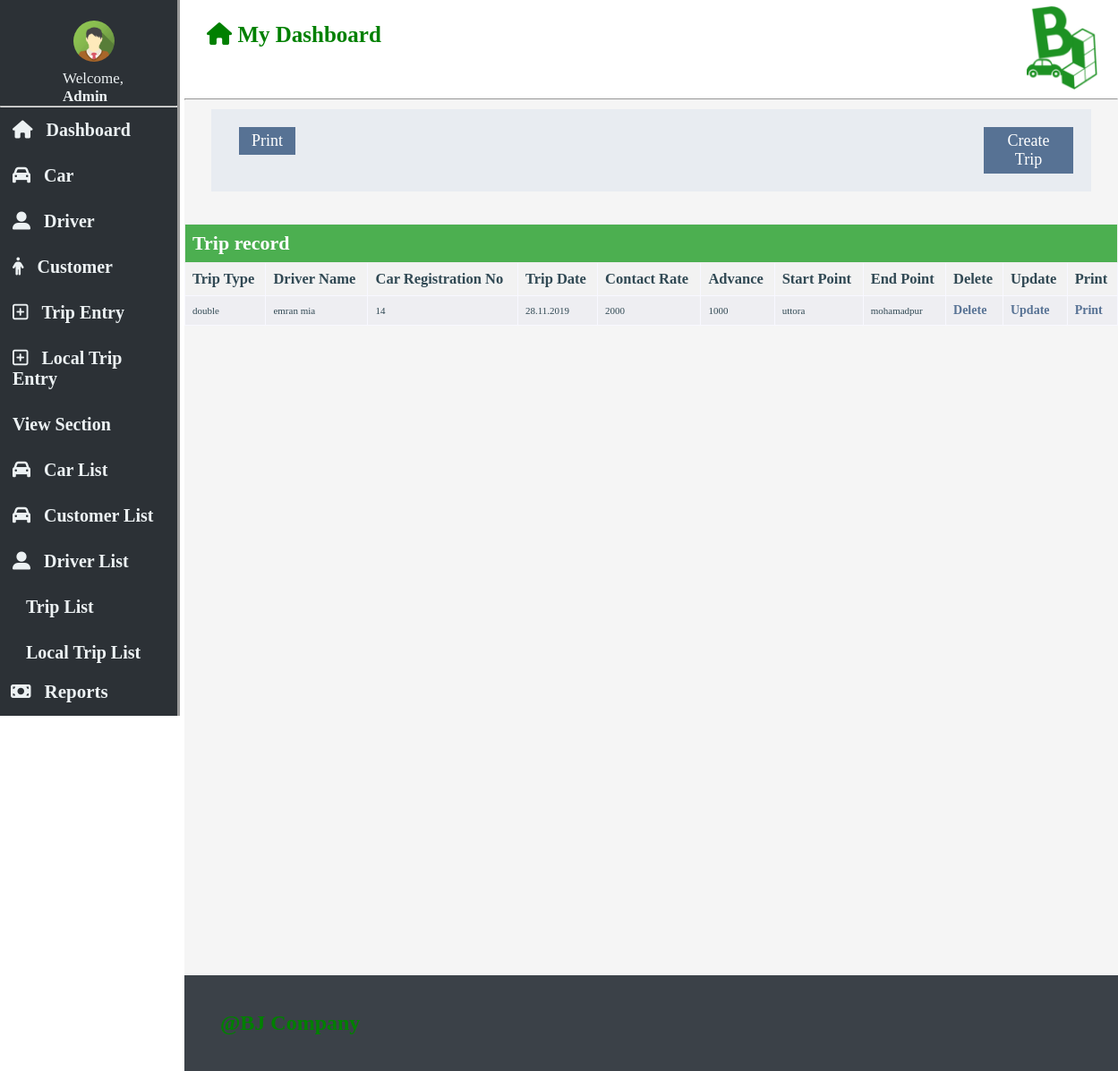
The app's page /Rent-a-car2/Trip_list2.php, older data.
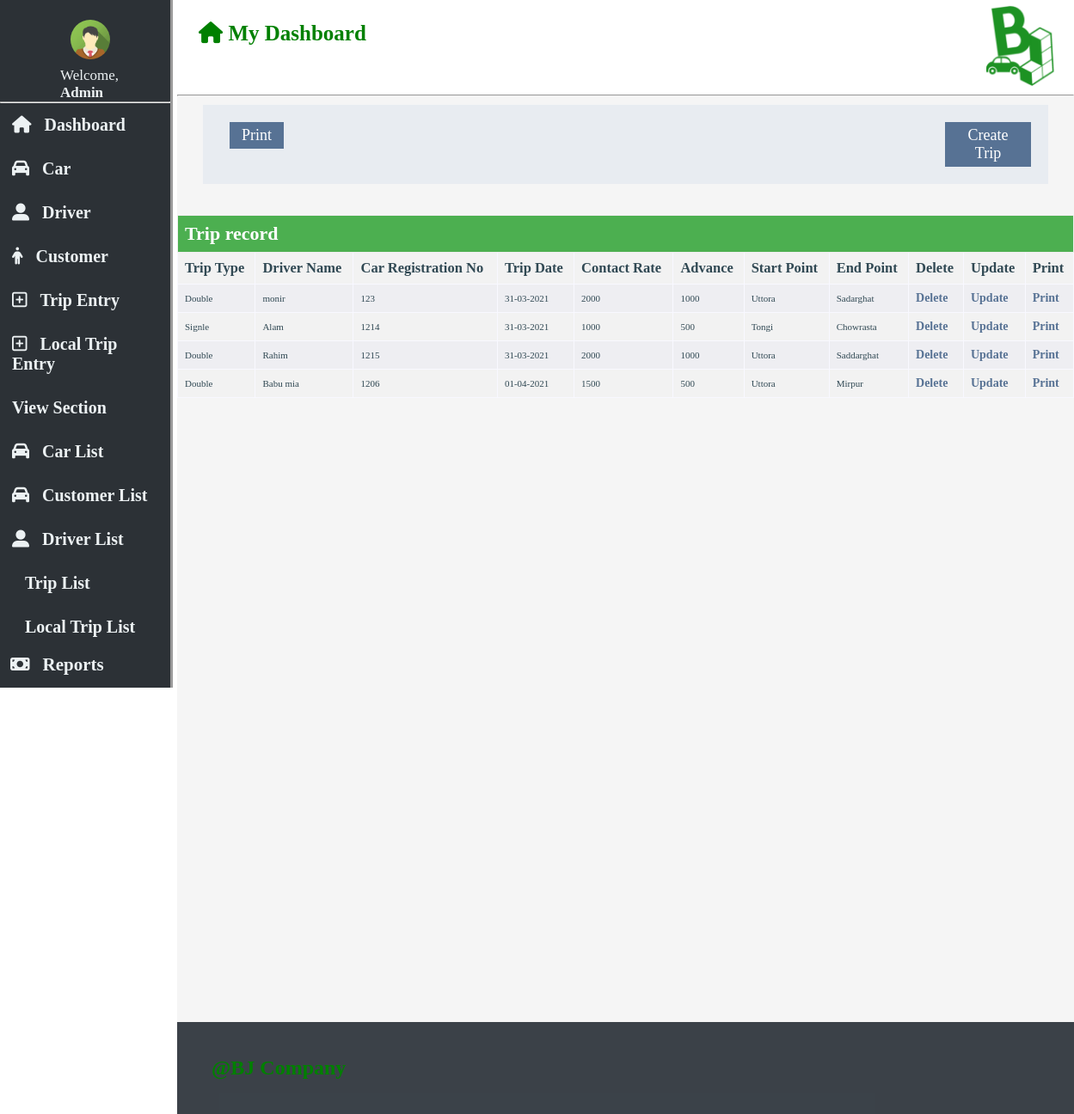
The same page, newer data.
### tables this page shows
CREATE TABLE `tb_trip` (
  `TripType` varchar(30) NOT NULL,
  `DriverName` varchar(20) NOT NULL,
  `Passenger_Name` varchar(300) NOT NULL,
  `CarRegistrationNo` int(30) NOT NULL,
  `TripDate` varchar(30) NOT NULL,
  `ContactRate` int(30) NOT NULL,
  `Advance` int(20) NOT NULL,
  `StartPoint` varchar(20) NOT NULL,
  `EndPoint` varchar(20) NOT NULL
);

### Rent-a-car2/Trip_list2.php (the view, shortened to what this page needs)
<!DOCTYPE html>
<html>
<head>
  <link rel="stylesheet" type="text/css" href="file:///C:/xampp/htdocs/Rent-a-car/fontawesome-free-5.11.2-web/css/all.css">
  <link rel="stylesheet" type="text/css" href="css/car_list.css">
 <link rel="stylesheet" type="text/css" href="css/dashboard.css">
</head>
<body>
<div class="wrapper">
<nav class="" style="z-index:3;width:300px;" id="mySidebar"><br>
  <div class="c1-container">
    <div class="c1-img">
      <img src="img/img_avatar.png" style="border-radius: 50%;width: 46px;">
    </div>
    <div class="c1-text">
      <span>Welcome, <strong>Admin</strong></span><br>
    </div>
  </div>
  <hr>
  <div class="c1-container">
  <a class="bar-block-item" href="Dashboard2.php"><i id="i0" class="fas fa-home"></i>Dashboard</a>
  </div>
  <div class="bar-block">
  <a class="bar-block-item" href="car_add.php">           <i id="i1" class="fas fa-car"></i>Car</a>
  <a class="bar-block-item" href="driver_add2.php">       <i id="i2" class="fas fa-user-alt"></i>Driver</a>
  <a class="bar-block-item" href="customer_add.php">      <i id="i3" class="hvr-buzz-out fa fa-male"></i>Customer</a>
  <a class="bar-block-item" href="trip_entry.php">        <i id="i4" class="far fa-plus-square"></i>Trip Entry</a>
  <a class="bar-block-item" href="localtripentry.php">    <i id="i5" class="far fa-plus-square"></i>Local Trip Entry</a>
  <a class="bar-block-item" href="*"><span>View Section</span></a>
  <a class="bar-block-item" href="car_list.php">           <i id="i1" class="fas fa-car"></i>Car List</a>
  <a class="bar-block-item" href="customer_list.php">           <i id="i1" class="fas fa-car"></i>Customer List</a>
  <a class="bar-block-item" href="driver_list.php">       <i id="i2" class="fas fa-user-alt"></i>Driver List</a>
  <a class="bar-block-item" href="Trip_list2.php">                      <i id="i6" class="fab fa-tripadvisor"></i>Trip List</a>
  <a class="bar-block-item" href="local_trip_list.php">                      <i id="i7" class="fab fa-tripadvisor"></i>Local Trip List</a>
  <div class="dropdown">
      <a href="#" class="bar-block-item dropdown-btn dropdown-toggle " data-bs-toggle="dropdown" id="dropdownMenuButton1">         <i id="i8" class="fas fa-money-bill"></i>Reports</a>
    </div>
  </div>
</nav>
<div class="main">
  <header class="header2">
  	<div id="header-text">
    <h4><b><i class="fas fa-home"></i> My Dashboard</b></h4>
    </div>
    <div id="header-logo">
    	 <img src="img/logo4.png" style="width: 80px">
    </div>
  </header>
<hr>
<div class="add_car_container">
  <div class="save-button" id="print">
<a href="customer_all_print.php" class="button">Print</a>
</div>
 <div class="save-button" id="addcar">
<a href="trip_entry.php" class="button">Create Trip</a>
</div>
</div>
<?php
$servername = "localhost";
$username = "root";
$password = "";
$dbname = "db_car_bj";
$conn = new mysqli($servername, $username, $password, $dbname);
$sql = "SELECT * FROM tb_trip";
$result = $conn->query($sql);
if ($result->num_rows > 0) {
  echo"<table style='width:1043px; margin:auto; color:#314954; padding:5px; font-size:11px; border-color:darkgrey;border: currentColor;background-color: #d8dbe845;' border='5'>";
    echo"<tr><th colspan='11'><h1>Trip record</h1></th></tr>";
    echo"<tr>";
    echo"<td><h2>Trip Type</h2></td>";
    echo "<td><h2>Driver Name</h2></td>";
    echo "<td><h2>Car Registration No</h2></td>";
    echo "<td><h2>Trip Date</h2></td>";
    echo "<td><h2>Contact Rate</h2></td>";
    echo "<td><h2>Advance</h2></td>";
    echo "<td><h2>Start Point</h2></td>";
    echo "<td><h2>End Point</h2></td>";
    echo "<td><h2>Delete</h2></td>";
    echo "<td><h2>Update</h2></td>";
    echo "<td><h2>Print</h2></td>";
    echo "</tr>";
    echo "<br><br>";
     while($row = $result->fetch_assoc()) {
        echo "<tr>
    <td>"  . $row["TripType"]."    </td>
    <td>"  . $row["DriverName"]."  </td>
    <td>"  . $row["CarRegistrationNo"]."    </td>
    <td>"  . $row["TripDate"]."    </td>
    <td>"  . $row["ContactRate"]."    </td>
    <td>"  . $row["Advance"]."    </td>
    <td>"  . $row["StartPoint"]."  </td>
    <td>"  . $row["EndPoint"]."  </td>
    <td><a href =deletetrip.php?CarRegistrationNo=".$row["CarRegistrationNo"].">Delete</a>     </td>
    <td><a href =edit_trip.php?CarRegistrationNo=".$row["CarRegistrationNo"].">Update</a>     </td>
    <td><a href =print_trip_info.php?CarRegistrationNo=".$row["CarRegistrationNo"].">Print</a> </td>
    </tr>";
     }
     echo "</table>";
} else {
     echo "0 results";
}
?>  <br><br><br><br><br><br><br>
<div class="footer">
  <h4 style="color: green;font-size: 24px">@BJ Company</h4></div>
</div>
</div>
</body>
</html>

### Rent-a-car2/css/car_list.css (style rules this page uses)
td { padding: 15px; border-style: groove; border-color: ghostwhite; }
td a { color: #577294; text-decoration: none; font-size: 14px; font-weight: 900; }
th { background-color: #09232f42; }
.save-button { width: 20%; }
.save-button .button { background-color: #577294; border: none; color: white; padding: 5px 14px; text-align: center; text-decoration: none; display: inline-block; font-size: 18px; cursor: pointer; }
#print { float: left; }
#addcar { float: right;width:100px; }
.add_car_container { background-color: #d2ddea61; padding: 20px; overflow: hidden; margin-top: 10px;margin-left: 30px; margin-right: 30px }

### Rent-a-car2/css/dashboard.css (style rules this page uses)
* { margin: 0px;padding: 0px;font-family:Times New Roman; }
html { box-sizing: content-box; }
.footer { background-color: #101821cf;padding: 40px;overflow: hidden;margin: 0px;width: 96%;margin-top: 600px; }
#mySidebar { background-color:#2c3136;height: 200%;position: sticky;top: 0px;border-right-style: outset; }
.c1-img { width: 50%; text-align: center; margin-left: 50px; padding: 5px; }
.c1-text { width: 50%; color: #ecf1f3; margin-left: 70px; font-size: 17px; }
.c1-text span { text-align: center; }
.bar-block { height: 100%; }
.bar-block-item { padding: 14px;display: list-item;font-size: 20px;text-decoration: none;color: #ecf1f3;font-weight: 600; }
.bar-block-item i { font-size: 20px;margin-right: 15px; }
.dropdown-btn { padding: 6px 9px 14px 12px; text-decoration: none; font-size: 21px; display: block; text-align: left; }
.wrapper { display: flex;position: relative; }
.header2 { padding: 5px;background-color: white;overflow: hidden; }
#header-text { float: left; width: 50%; padding: 20px; font-size: 25px; color: green; }
#header-logo { float: right;width: 20%; }
#header-logo img { margin-left: 110px; }
.main { background-color: #3b3e400d;margin-left:25%;width: 85%;margin-left: 5px; }
.save-button { margin-left: 11px; }

### Rent-a-car2/Trip_list2.php (style rules this page uses)
table { border-collapse: collapse; width: 100%; }
th, td { text-align: left; padding: 8px; }
tr:nth-child(even) { background-color: #f2f2f2 }
th { background-color: #4CAF50; color: white; }

Row changes from the older to the newer data that the page shows:
removed tb_trip: TripType "double", DriverName "emran mia", CarRegistrationNo "14", TripDate "28.11.2019", ContactRate "2000", Advance "1000", StartPoint "uttora", EndPoint "mohamadpur"
added tb_trip: TripType "Double", DriverName "monir", CarRegistrationNo "123", TripDate "31-03-2021", ContactRate "2000", Advance "1000", StartPoint "Uttora", EndPoint "Sadarghat"
added tb_trip: TripType "Signle", DriverName "Alam", CarRegistrationNo "1214", TripDate "31-03-2021", ContactRate "1000", Advance "500", StartPoint "Tongi", EndPoint "Chowrasta"
added tb_trip: TripType "Double", DriverName "Rahim", CarRegistrationNo "1215", TripDate "31-03-2021", ContactRate "2000", Advance "1000", StartPoint "Uttora", EndPoint "Saddarghat"
added tb_trip: TripType "Double", DriverName "Babu mia", CarRegistrationNo "1206", TripDate "01-04-2021", ContactRate "1500", Advance "500", StartPoint "Uttora", EndPoint "Mirpur"
